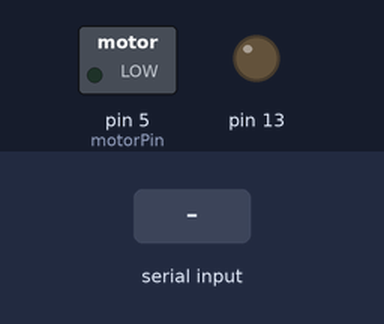
A sketch run on a simulated Arduino Uno, built with avr-gcc and run on an emulated ATmega328P. On the bench: switched loads named in the sketch (green lamp = pin HIGH), output pins drawn as LEDs (lit = HIGH). The inputs (shaded band) are chosen by the test bench.

Above: at 1.2 s.
1.3 s: "90,45\n" received over Serial
At 2.1 s:
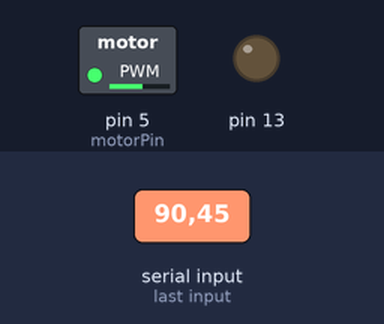
2.8 s: "30,150\n" received over Serial
At 3.3 s:
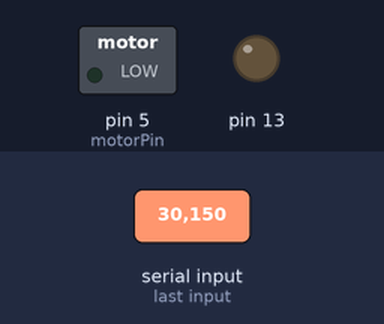
4.3 s: "200\n" received over Serial
5.8 s: "5\n" received over Serial
At 6.6 s:
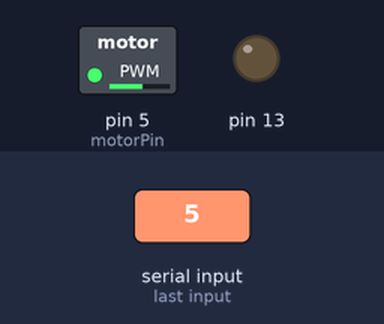
7.3 s: "90\n" received over Serial
At 7.8 s:
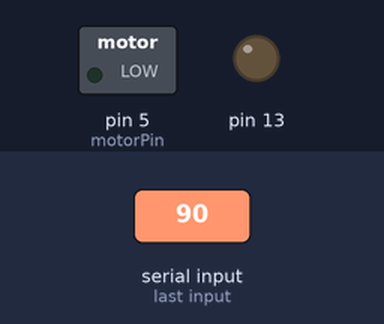
Timing chart, 0 to 9.8 s (numbered marks = the images above; inputs shaded):
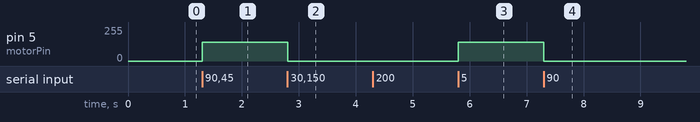

The sketch:

class6_DC_motor_one_direction_manual_speed.ino
```cpp
int motorPin = 5;
void setup()
{
  pinMode(13,OUTPUT);
  pinMode(motorPin, OUTPUT);
  analogWrite(motorPin, 0);
  Serial.begin(9600);
}
void loop()
{
   if (Serial.available())
   {
    char ch = Serial.read(); // from PC keyboard you type '5'
    if(ch >= '0' && ch <= '9')
    {//same as saying (byte) ch > 48 && ch <= 57
      //possible values of char at this point: 48 -> 57
      // int speed_level = ch - '0'; // gives me a number btw 0 and 9
      int speed_level = (int)ch - 48; // gives me a number btw 0 and 9
      int speed_value = speed_level * 28;
      //possible values of char at this point: 0d  -> 9d
      analogWrite(motorPin, speed_value);
      // speed_level used in calculation above 0  ->  252
      if(ch >= '0' && ch <= '5')
        digitalWrite(13,LOW); // LOW SPEED
      else
        digitalWrite(13,HIGH);//HIGH SPEED
    }
  }
}

//from ascii table
// dec  hex   char
// 48   30    0
// 49   31    1
// 50   32    2
// 51   33    3
// 52   34    4
// 53   35    5
// 54   36    6
// 55   37    7
// 56   38    8
// 57   39    9
```

Measured:
- after the input at 1.3 s, pin 5 (motorPin): 0/255 → 140/255 at once
- after the input at 2.8 s, pin 5 (motorPin): 140/255 → 0/255 at once
- after the input at 5.8 s, pin 5 (motorPin): 0/255 → 140/255 at once
- after the input at 7.3 s, pin 5 (motorPin): 140/255 → 0/255 at once
